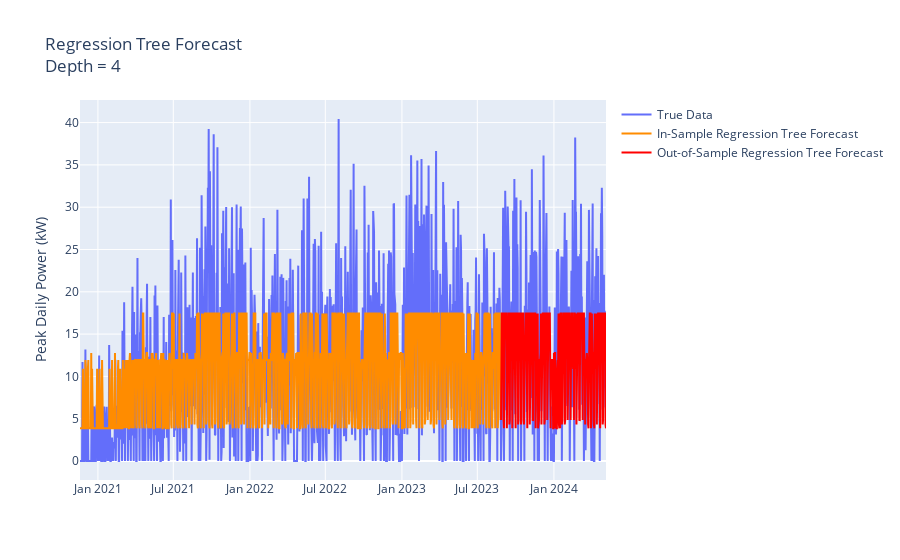

Notebook code cell kept with this figure:
### Markdown cell above
#### Best Regularized Tree Model

Here we used our found $\alpha$ value to create a regression tree.

### Code cell
# Create regressor object
reg_regressor = DecisionTreeRegressor(ccp_alpha=best_alpha)

# Fit and predict model
reg_regressor.fit(X_train, Y_train)

dtree_test_predictions = reg_regressor.predict(X_test)

fig = go.Figure()
fig.add_trace(
    go.Scatter(x = dailydemand.index , y = dailydemand["peak_power_kW"], name = "True Data", hovertext=dailydemand["day"])
)
fig.add_trace(
    go.Scatter(x = X_train.index, y = reg_regressor.predict(X_train) , name = "In-Sample Regression Tree Forecast" , line= {"color":"#FF8C00"},hovertext=dailydemand["day"])
)
fig.add_trace(
    go.Scatter(x = X_test.index,
               y = dtree_test_predictions, name = "Out-of-Sample Regression Tree Forecast" , line= {"color":"Red"}, hovertext=dailydemand["day"].loc[dailydemand.index >= test.index[0]])
)
fig.update_layout({"title" : f"Regression Tree Forecast<br>Depth = {reg_regressor.get_depth()}" , "yaxis_title" : "Peak Daily Power (kW)"})
fig.show()
print(f'Train Set RMSE: {root_mean_squared_error(Y_train, reg_regressor.predict(X_train))} kW')
print(f'Test Set RMSE: {root_mean_squared_error(Y_test, dtree_test_predictions)} kW')

### Figure 1 — Plotly figure (JSON) as saved in the notebook; plotly's stock layout.template omitted (floating-point values rounded to 4 significant figures; data arrays with more than 128 entries replaced by an {"elided": "..."} marker saying what was removed)
{"data": [{"hovertext": {"elided": "1264 str values"}, "name": "True Data", "type": "scatter", "x": {"elided": "1264 str values"}, "y": {"elided": "1264 float values"}}, {"hovertext": {"elided": "1264 str values"}, "line": {"color": "#FF8C00"}, "name": "In-Sample Regression Tree Forecast", "type": "scatter", "x": {"elided": "1011 str values"}, "y": {"elided": "1011 float values"}}, {"hovertext": {"elided": "253 str values"}, "line": {"color": "Red"}, "name": "Out-of-Sample Regression Tree Forecast", "type": "scatter", "x": {"elided": "253 str values"}, "y": {"elided": "253 float values"}}], "layout": {"title": {"text": "Regression Tree Forecast<br>Depth = 4"}, "yaxis": {"title": {"text": "Peak Daily Power (kW)"}}}}
